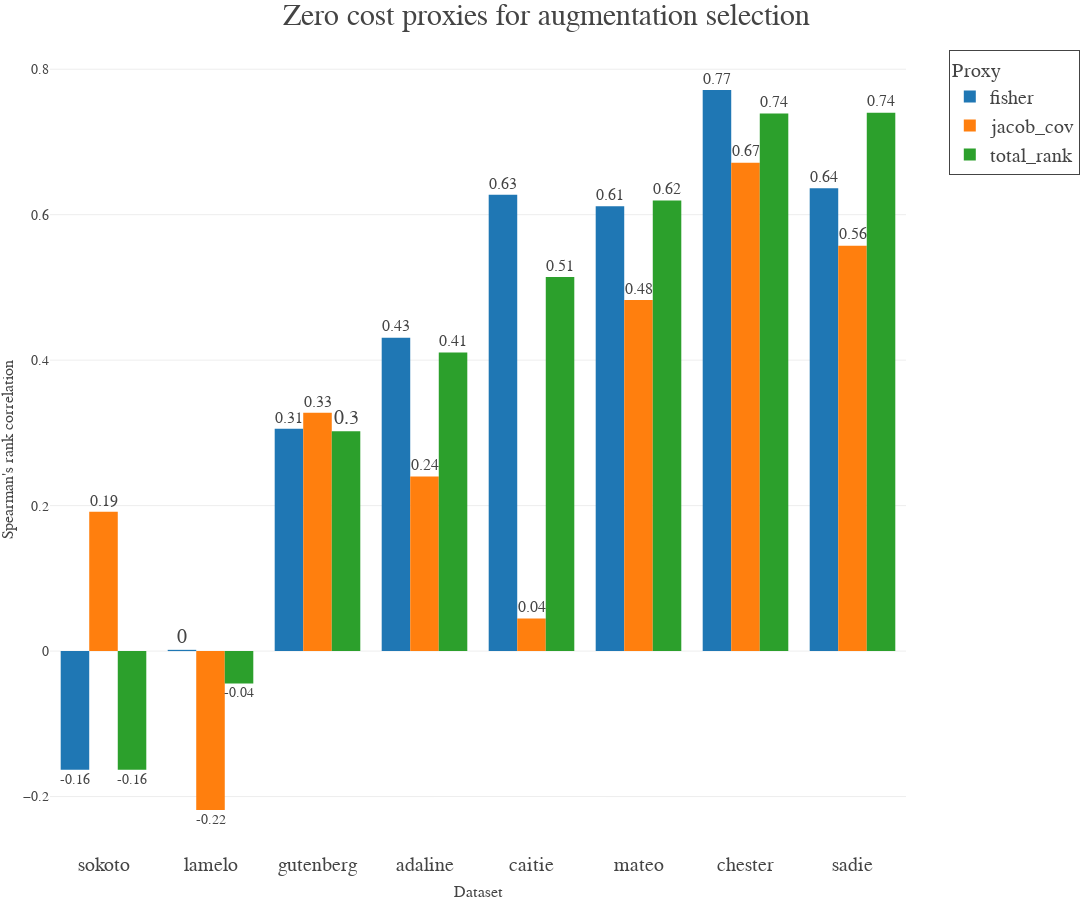

Notebook source saved alongside this figure:
### Code cell
import plotly.graph_objects as go
fig = go.Figure()

# Define colors for each column for better visual differentiation
colors = ['#1f77b4', '#ff7f0e', '#2ca02c']  # Professional, distinguishable color scheme

# Add bars for each column with scientific formatting
for i, col in enumerate(corrs_df.columns):
    fig.add_trace(go.Bar(
        x=corrs_df.index,
        y=corrs_df[col],
        name=col,  # Each bar group named after the column
        marker_color=colors[i],  # Set the custom color for each bar group
        text=corrs_df[col].round(2),  # Display the values as text on the bars
        textposition='outside',  # Position the text outside the bars
        textfont=dict(size=20, family='Times New Roman'),  # Customize the text font
    ))

# Update the layout for a clean, professional look with legend on the right side
fig.update_layout(
    title="Zero cost proxies for augmentation selection",  # Title of the plot
    title_font=dict(size=30, family='Times New Roman'),  # Font for the title
    xaxis=dict(
        title="Dataset",  # X-axis label
        tickmode='linear',
        tickfont=dict(family='Times New Roman', size=20),
        title_font=dict(size=16, family='Times New Roman'),
        showgrid=False  # Remove grid for a cleaner look
    ),
    yaxis=dict(
        title="Spearman's rank correlation",  # Y-axis label
        title_font=dict(size=16, family='Times New Roman'),
        tickfont=dict(family='Times New Roman', size=14),
        showgrid=True,  # Optional: gridlines for y-axis to aid interpretation
        zeroline=False  # Remove the default zero line for clarity
    ),
    barmode='group',  # Grouped bars for better comparison
    font=dict(family='Times New Roman', size=14),  # Set the overall font for the figure
    legend=dict(
        title="Proxy",  # Legend title
        title_font=dict(family='Times New Roman', size=20),
        font=dict(family='Times New Roman', size=20),
        x=1.05,  # Move the legend to the right of the plot
        y=1,  # Keep the legend at the top
        xanchor="left",  # Anchor the legend to the left of its position
        borderwidth=1,  # Optional: Add a border around the legend for clarity
    ),
    margin=dict(l=50, r=100, t=50, b=50),  # Increase right margin to accommodate the legend
    width=1200,  # Set figure width
    height=900,  # Set figure height
    template="presentation"
)

# Show the plot
fig.show()

### Figure 1 — Plotly figure (JSON) as saved in the notebook; plotly's stock layout.template omitted (floating-point values rounded to 4 significant figures)
{"data": [{"marker": {"color": "#1f77b4"}, "name": "fisher", "text": [-0.16, 0, 0.31, 0.43, 0.63, 0.61, 0.77, 0.64], "textfont": {"family": "Times New Roman", "size": 20}, "textposition": "outside", "type": "bar", "x": ["sokoto", "lamelo", "gutenberg", "adaline", "caitie", "mateo", "chester", "sadie"], "y": [-0.1632, 0.001694, 0.3056, 0.4308, 0.6273, 0.6115, 0.7714, 0.6364]}, {"marker": {"color": "#ff7f0e"}, "name": "jacob_cov", "text": [0.19, -0.22, 0.33, 0.24, 0.04, 0.48, 0.67, 0.56], "textfont": {"family": "Times New Roman", "size": 20}, "textposition": "outside", "type": "bar", "x": ["sokoto", "lamelo", "gutenberg", "adaline", "caitie", "mateo", "chester", "sadie"], "y": [0.1914, -0.2185, 0.3276, 0.24, 0.04461, 0.4828, 0.6714, 0.5573]}, {"marker": {"color": "#2ca02c"}, "name": "total_rank", "text": [-0.16, -0.04, 0.3, 0.41, 0.51, 0.62, 0.74, 0.74], "textfont": {"family": "Times New Roman", "size": 20}, "textposition": "outside", "type": "bar", "x": ["sokoto", "lamelo", "gutenberg", "adaline", "caitie", "mateo", "chester", "sadie"], "y": [-0.1632, -0.04461, 0.3022, 0.4105, 0.5144, 0.6194, 0.7393, 0.7403]}], "layout": {"barmode": "group", "font": {"family": "Times New Roman", "size": 14}, "height": 900, "legend": {"borderwidth": 1, "font": {"family": "Times New Roman", "size": 20}, "title": {"font": {"family": "Times New Roman", "size": 20}, "text": "Proxy"}, "x": 1.05, "xanchor": "left", "y": 1}, "margin": {"b": 50, "l": 50, "r": 100, "t": 50}, "title": {"font": {"family": "Times New Roman", "size": 30}, "text": "Zero cost proxies for augmentation selection"}, "width": 1200, "xaxis": {"autorange": true, "range": [-0.5, 7.5], "showgrid": false, "tickfont": {"family": "Times New Roman", "size": 20}, "tickmode": "linear", "title": {"font": {"family": "Times New Roman", "size": 16}, "text": "Dataset"}, "type": "category"}, "yaxis": {"autorange": true, "range": [-0.2735, 0.8264], "showgrid": true, "tickfont": {"family": "Times New Roman", "size": 14}, "title": {"font": {"family": "Times New Roman", "size": 16}, "text": "Spearman's rank correlation"}, "type": "linear", "zeroline": false}}}
